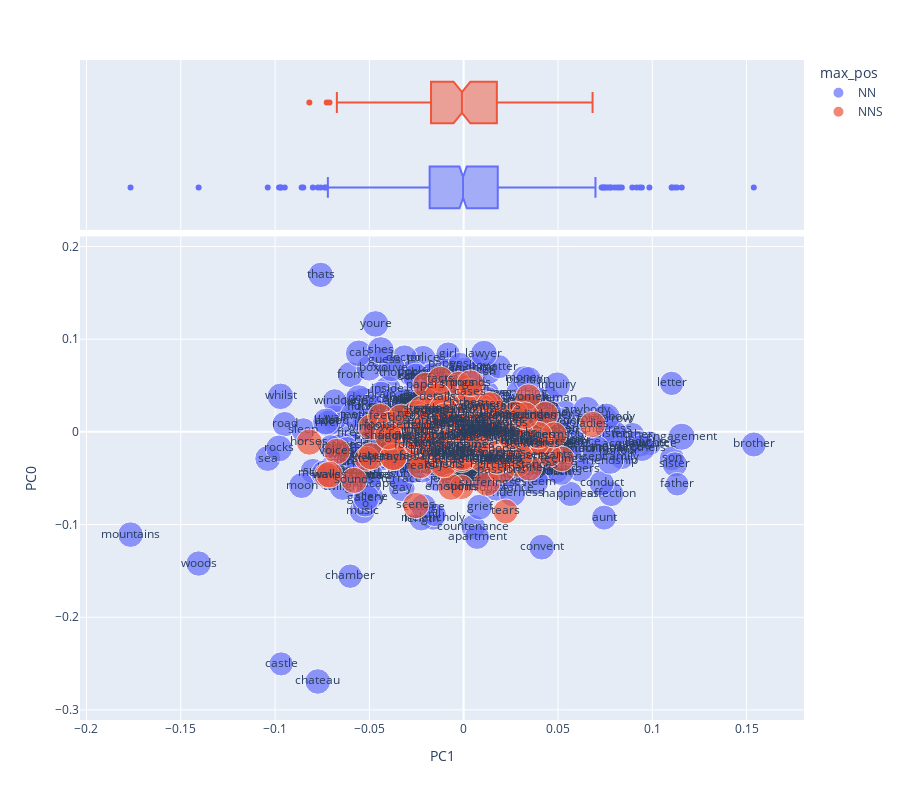

Source (notebook cell):
### Markdown cell above
## Question 4:
Looking at the loadings for the second PC, how would you characterize the opposition, based on the top three words at each pole?

### Answer 4:
**The opposition appears to be humans and human interaction vs. nature and setting**

### Code cell
vis_loadings(1, 0)

### Figure 1 — Plotly figure (JSON) as saved in the notebook; plotly's stock layout.template omitted (floating-point values rounded to 4 significant figures; data arrays with more than 128 entries replaced by an {"elided": "..."} marker saying what was removed)
{"data": [{"hovertemplate": "max_pos=NN<br>PC1=%{x}<br>PC0=%{y}<br>i=%{marker.size}<br>term_str=%{text}<extra></extra>", "legendgroup": "NN", "marker": {"color": "#636efa", "size": {"elided": "849 float values"}, "sizemode": "area", "sizeref": 0.03817, "symbol": "circle"}, "mode": "markers+text", "name": "NN", "orientation": "v", "showlegend": true, "text": {"elided": "849 str values"}, "type": "scatter", "x": {"elided": "849 float values"}, "xaxis": "x", "y": {"elided": "849 float values"}, "yaxis": "y"}, {"alignmentgroup": "True", "hovertemplate": "max_pos=NN<br>PC1=%{x}<extra></extra>", "legendgroup": "NN", "marker": {"color": "#636efa", "symbol": "circle"}, "name": "NN", "notched": true, "offsetgroup": "NN", "showlegend": false, "type": "box", "x": {"elided": "849 float values"}, "xaxis": "x2", "yaxis": "y2"}, {"hovertemplate": "max_pos=NNS<br>PC1=%{x}<br>PC0=%{y}<br>i=%{marker.size}<br>term_str=%{text}<extra></extra>", "legendgroup": "NNS", "marker": {"color": "#EF553B", "size": {"elided": "151 float values"}, "sizemode": "area", "sizeref": 0.03817, "symbol": "circle"}, "mode": "markers+text", "name": "NNS", "orientation": "v", "showlegend": true, "text": {"elided": "151 str values"}, "type": "scatter", "x": {"elided": "151 float values"}, "xaxis": "x", "y": {"elided": "151 float values"}, "yaxis": "y"}, {"alignmentgroup": "True", "hovertemplate": "max_pos=NNS<br>PC1=%{x}<extra></extra>", "legendgroup": "NNS", "marker": {"color": "#EF553B", "symbol": "circle"}, "name": "NNS", "notched": true, "offsetgroup": "NNS", "showlegend": false, "type": "box", "x": {"elided": "151 float values"}, "xaxis": "x2", "yaxis": "y2"}], "layout": {"height": 800, "legend": {"itemsizing": "constant", "title": {"text": "max_pos"}, "tracegroupgap": 0}, "margin": {"t": 60}, "xaxis": {"anchor": "y", "domain": [0, 1], "title": {"text": "PC1"}}, "xaxis2": {"anchor": "y2", "domain": [0, 1], "matches": "x", "showgrid": true, "showticklabels": false}, "yaxis": {"anchor": "x", "domain": [0, 0.7326], "title": {"text": "PC0"}}, "yaxis2": {"anchor": "x2", "domain": [0.7426, 1], "matches": "y2", "showgrid": false, "showline": false, "showticklabels": false, "ticks": ""}}}
